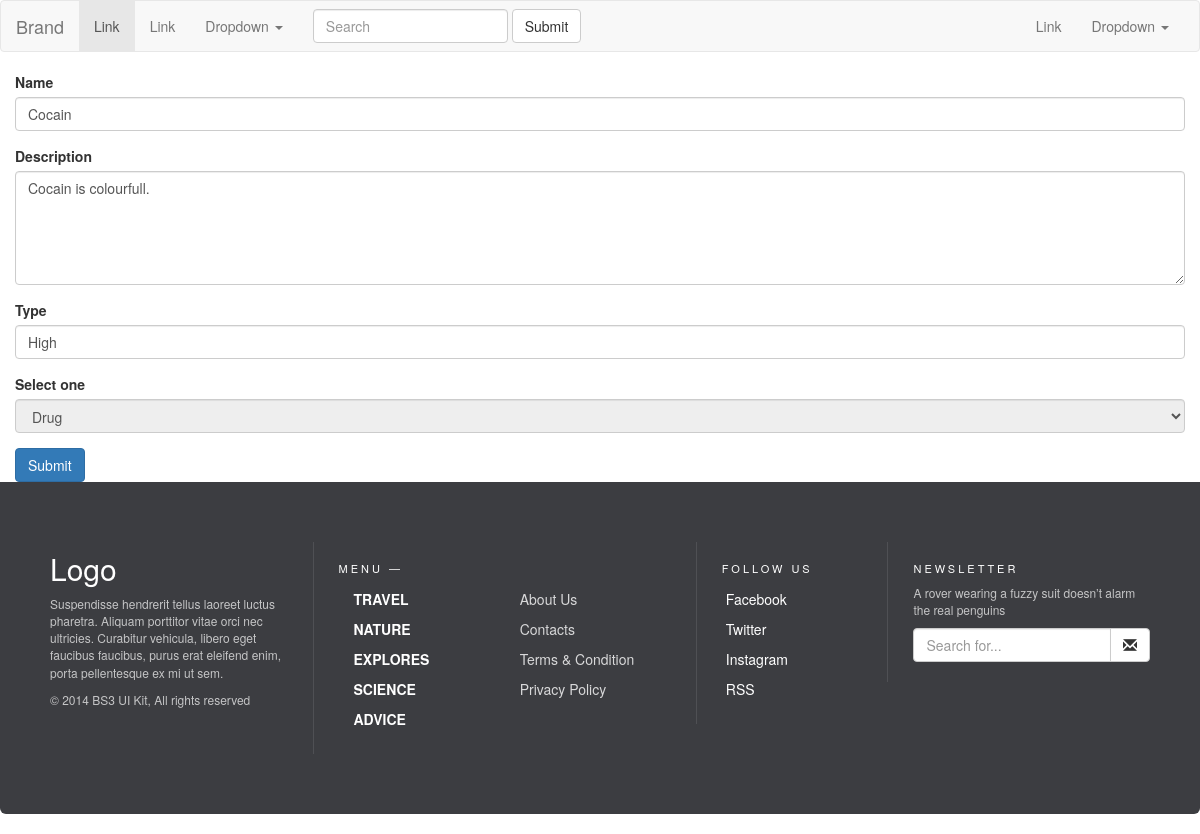
The page /seo_drug_edit/9 on the database its author committed.
### seo_test_app/models.py (models this page shows, shortened)
class Drug(models.Model):
    title = models.CharField(max_length=255, default='')
    description = models.TextField()
    type = models.CharField(max_length=255, default='')
    class Meta:
        ordering = ['-id']

### seo_test_app/views.py (the view, shortened to what this page needs)
# urls.py: path('seo_drug_edit/<int:id>', seo_drug_edit, name='seo_drug_edit'),
def seo_drug_edit(request, id):
    drug = Drug.objects.get(pk=int(id))
    form = DLForm(data=request.POST)
    return render(request, 'seo_test_app/seo_drug_edit.html', {'form': form, 'drug': drug})

### seo_test_app/forms.py
class DLForm(forms.Form):
    title = forms.CharField(max_length=255)
    description = forms.CharField(widget=forms.Textarea)
    type = forms.CharField(max_length=255)

### seo_test_app/templates/seo_test_app/seo_drug_edit.html (shortened to what this page needs)
{% extends "seo_test_app/base.html" %}
{% block content %}
    <div class="container">
	    <div class="row">
             <form name="form" action="" method="post">
                  <div class="form-group">
                    <label for="title">Name</label>
                    <input type="text" class="form-control" id="title" name="title" value="{{ drug.title }}">
                  </div>
                  <div class="form-group">
                    <label for="description">Description</label>
                    <textarea class="form-control" rows="5" id="description" name="description">{{ drug.description }}</textarea>
                  </div>
                  <div class="form-group">
                    <label for="type">Type</label>
                    <input type="text" class="form-control" id="type" name="type" value="{{ drug.type }}">
                  </div>
                  <div class="form-group">
                      <label for="dorl">Select one</label>
                      <select class="form-control" id="dorl" disabled>
                        <option selected>Drug</option>
                      </select>
                  </div>
                  <button type="submit" class="btn btn-primary">Submit</button>
             </form>
        </div>
    </div>
{% endblock content %}

### rows shown on the page
Drug: title "Cocain", description "Cocain is colourfull.", type "High"
